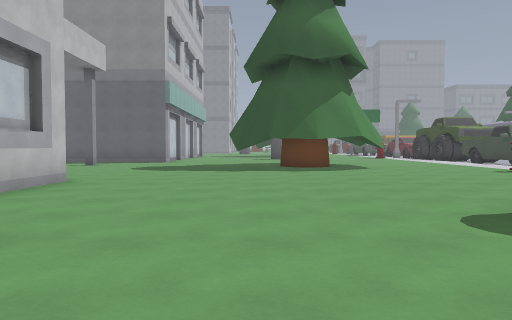
View 1 (above)

24 first-person views from a walk through a level from a Godot 3-D game. The camera is 1.3 m above the floor, tilts 2° down and sees 70° across. The floor is counted in squares, 2 m on a side. Each view is taken from the middle of a square. On the plan, view 1 faces up. The plan holds only what a view shows up to about 11 squares ahead; the rest is blank. The place goes on beyond the plan.

View 2
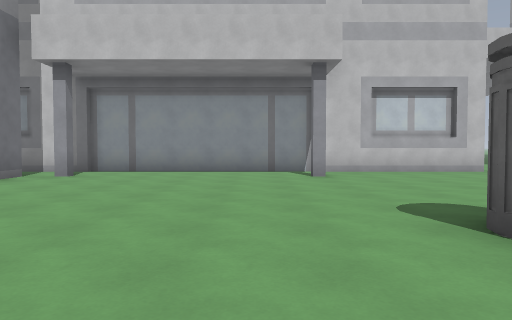

View 3
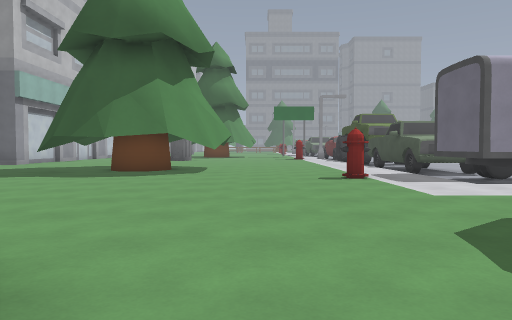

View 4
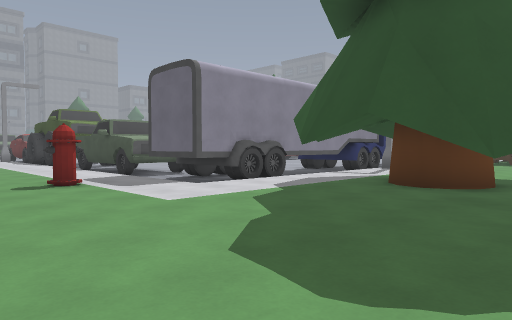

View 5
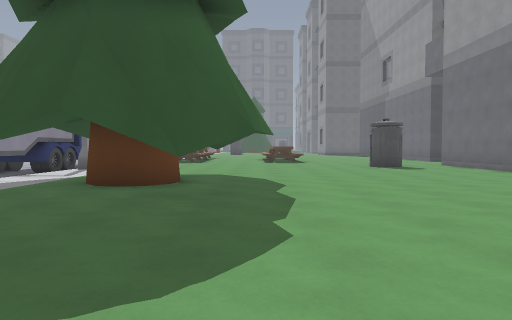

View 6
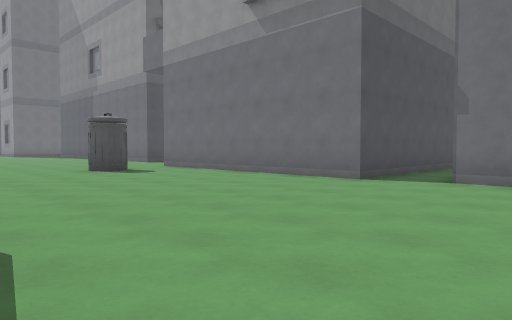

View 7
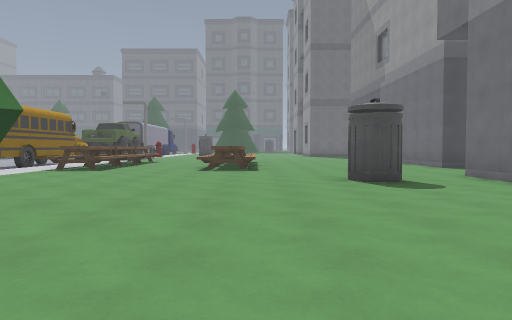

View 8
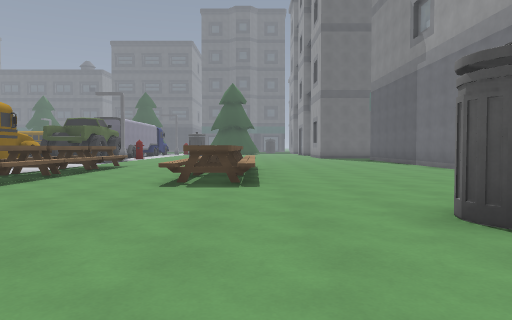

View 9
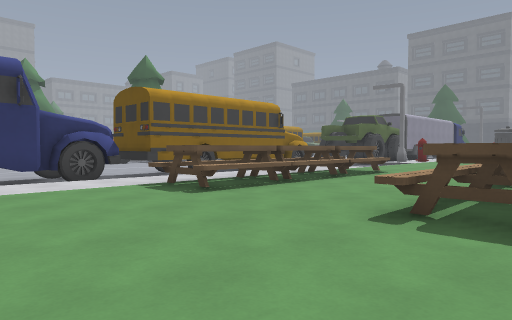

View 10
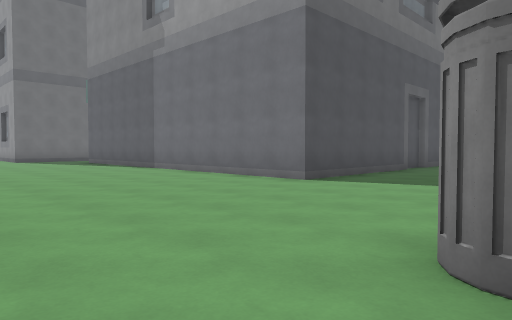

View 11
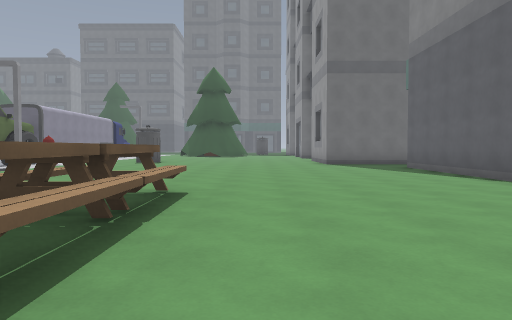

View 12
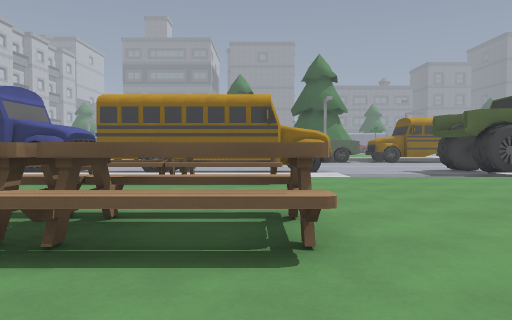

View 13
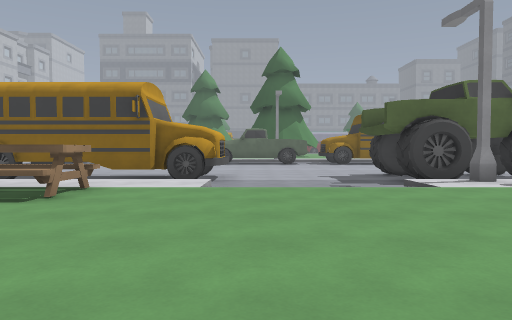

View 14
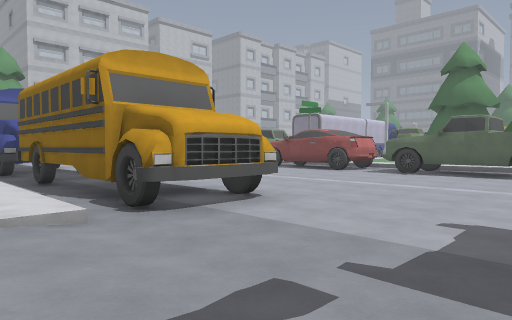

View 15
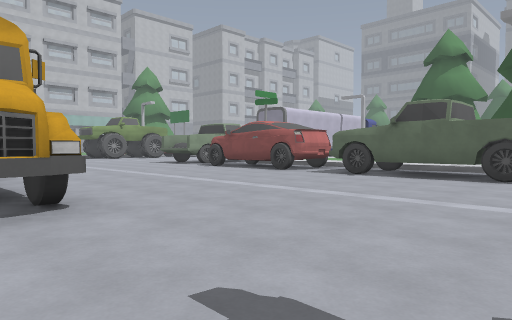

View 16
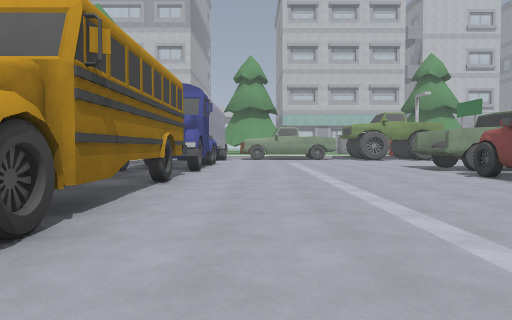

View 17
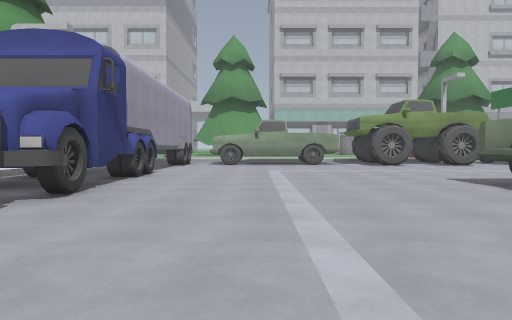

View 18
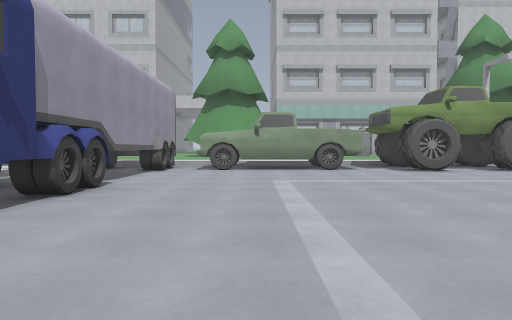

View 19
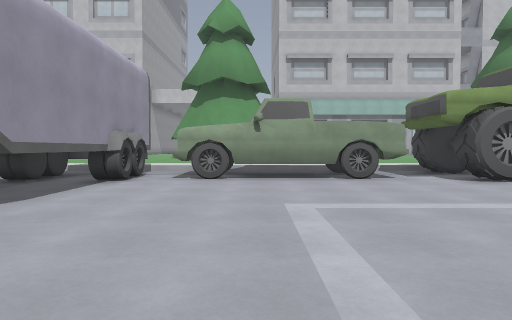

View 20
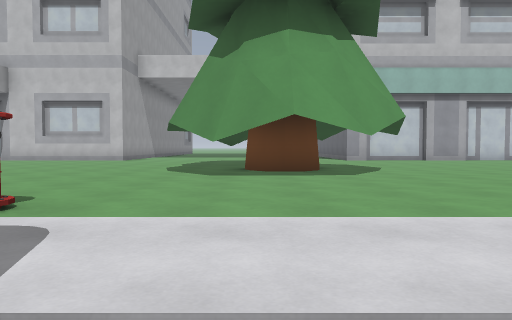

View 21
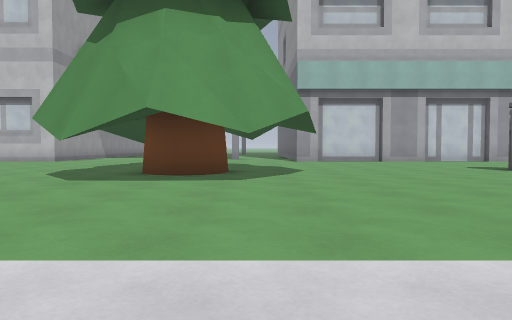

View 22
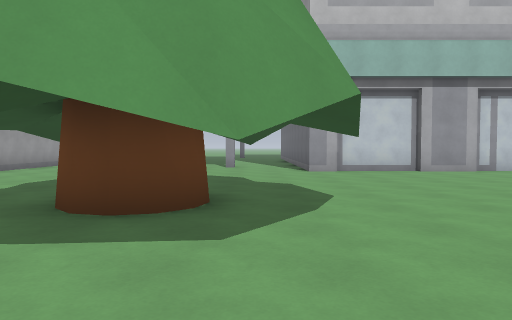

View 23
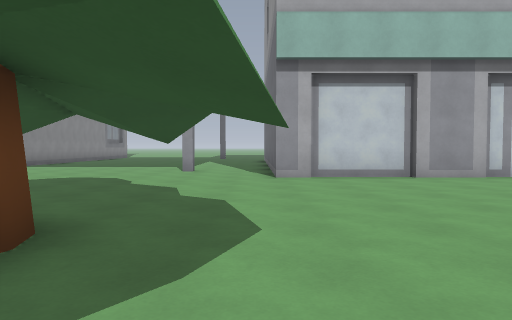

View 24
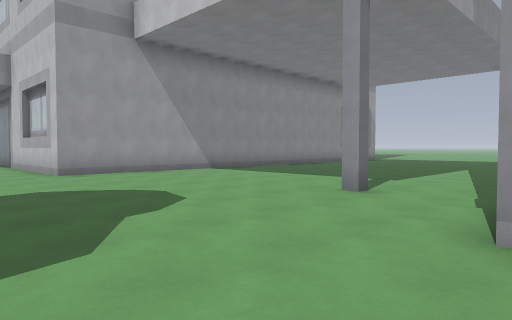

### Floor plan
Key: @ floor where view 1 was taken; # wall or solid block; . main floor; - floor 0.25 m lower than the main floor; / step, stairs or slope; T tree; B bin; U building; R truck; H hydrant; A table; I thing the floor can be seen under or through; S bus.
Columns run from 13 left of view 1 to 33 right of it. Each row starts with its distance up from view 1.
 19          #....B.      /RRR------RR    #-  RR
 18          U........    /RRR------RR-####-RRRRR
 17          #.........   / R--------------------
 16          U............/RR--------------------
 15      ..........T....../ R--------------------
 14  ............T...T..../RR--------------------
 13 .......#......TT....../RR---------------------
 12 ............T.TT.T..../-----------------------R
 11  ............T...T..../#######IIIIISSSSSSS----R
 10    .................H./#######  I ISSSSSSS----R
  9    .................../-##---##III-SS---SS----R
  8     .....................T...#.........../---/#
  7      #####.............T...T   ...AAA AA.......
  6          #.............T.T    ....AAAAAA.......
  5          #..............TT....................
  4          #.............T...T..................
  3          #......BB.....T.....................
  2          #.#......................AAAAAA......
  1          #........................AAAAAA......
  0          #...@..... ..........................
 -1          #........   .........B...............
 -2          #......     .........B...............
 -3          #.....      .........................
 -4          #.##   UU   ##.U#######..............
 -5          #.            .##      ...###########
 -6                        .#       ...#
 -7                        .#        ..#
 -8                        .#        ..#          U
 -9                         #        ..#          U
-10                                   .#

Positions as (right, up) in squares from view 1, and headings:
1: (0, 0), facing up
2: (6, 1), facing left
3: (5, 2), facing up
4: (5, 3), facing up-right
5: (5, 3), facing right
6: (7, 3), facing down-right
7: (10, 1), facing right
8: (14, 1), facing right
9: (17, 1), facing up-right
10: (17, 1), facing down-right
11: (21, 0), facing right
12: (26, -1), facing up
13: (29, 1), facing up
14: (32, 7), facing up-left
15: (32, 10), facing up-left
16: (30, 13), facing left
17: (25, 14), facing left
18: (22, 14), facing left
19: (19, 14), facing left
20: (10, 12), facing left
21: (9, 14), facing left
22: (6, 14), facing left
23: (4, 15), facing left
24: (-1, 16), facing down-left
